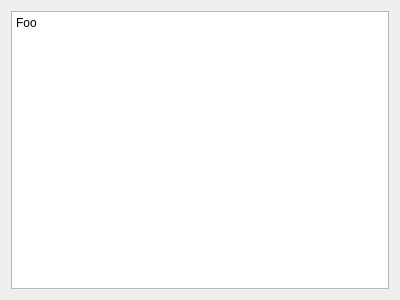
<?xml version="1.0" encoding="UTF-8"?>
<ui version="4.0">
 <class>LicenseDialog</class>
 <widget class="QDialog" name="LicenseDialog">
  <property name="geometry">
   <rect>
    <x>0</x>
    <y>0</y>
    <width>400</width>
    <height>300</height>
   </rect>
  </property>
  <property name="windowTitle">
   <string>Dialog</string>
  </property>
  <layout class="QGridLayout" name="gridLayout">
   <item row="0" column="0">
    <widget class="QTextBrowser" name="textBrowser">
     <property name="html">
      <string>&lt;!DOCTYPE HTML PUBLIC &quot;-//W3C//DTD HTML 4.0//EN&quot; &quot;http://www.w3.org/TR/REC-html40/strict.dtd&quot;&gt;
&lt;html&gt;&lt;head&gt;&lt;meta name=&quot;qrichtext&quot; content=&quot;1&quot; /&gt;&lt;meta charset=&quot;utf-8&quot; /&gt;&lt;style type=&quot;text/css&quot;&gt;
p, li { white-space: pre-wrap; }
hr { height: 1px; border-width: 0; }
li.unchecked::marker { content: &quot;\2610&quot;; }
li.checked::marker { content: &quot;\2612&quot;; }
&lt;/style&gt;&lt;/head&gt;&lt;body style=&quot; font-family:'Sans Serif'; font-size:9pt; font-weight:400; font-style:normal;&quot;&gt;
&lt;p style=&quot; margin-top:0px; margin-bottom:0px; margin-left:0px; margin-right:0px; -qt-block-indent:0; text-indent:0px;&quot;&gt;Foo&lt;/p&gt;&lt;/body&gt;&lt;/html&gt;</string>
     </property>
    </widget>
   </item>
  </layout>
 </widget>
 <resources/>
 <connections/>
</ui>
